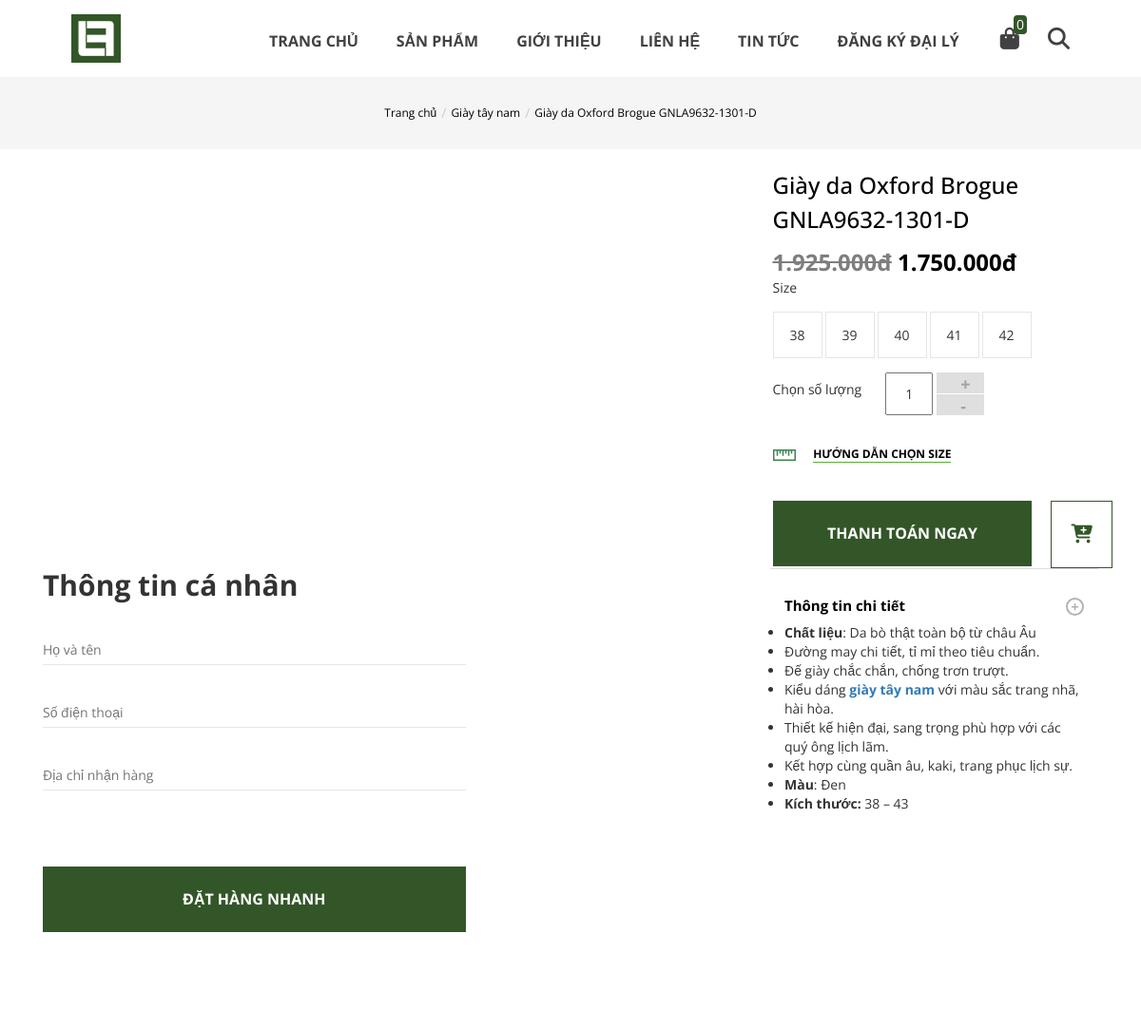
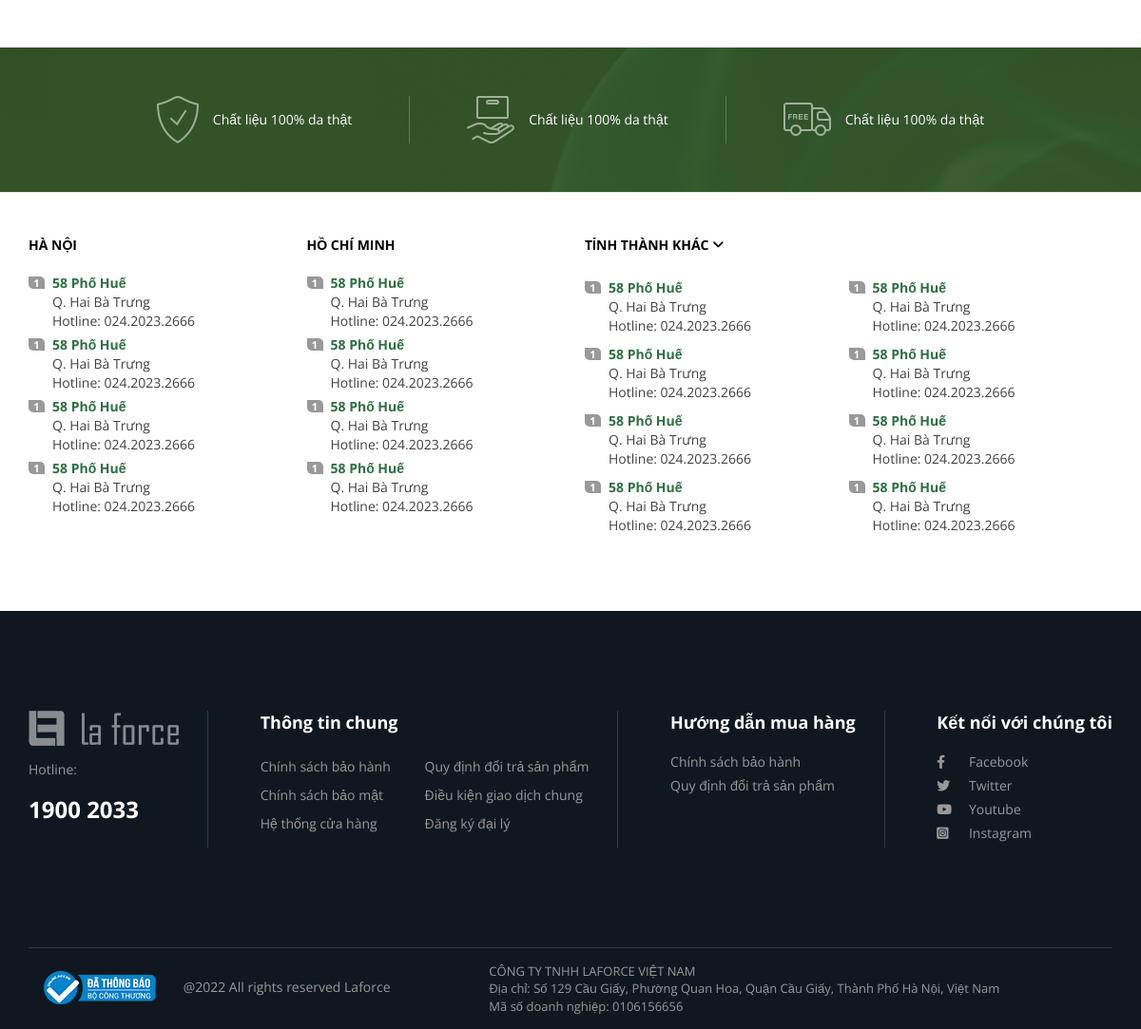
Screenshot of /index.php?page=product&method=western&id=77 with the database file from the repository (2 pictures, top to bottom).
### tables this page shows
CREATE TABLE `products` (
  `id` int(11) NOT NULL,
  `category_id` int(11) NOT NULL,
  `name` varchar(100) NOT NULL,
  `price` decimal(10,0) NOT NULL,
  `avatar` varchar(255) NOT NULL,
  `created_at` datetime NOT NULL DEFAULT current_timestamp(),
  `updated_at` datetime NOT NULL DEFAULT current_timestamp(),
  `description` text NOT NULL,
  `status` tinyint(4) NOT NULL DEFAULT 1,
  `active` tinyint(4) NOT NULL DEFAULT 1
);

CREATE TABLE `category` (
  `id` int(11) NOT NULL,
  `title` varchar(100) NOT NULL,
  `create_at` datetime NOT NULL DEFAULT current_timestamp(),
  `updated_at` datetime NOT NULL DEFAULT current_timestamp(),
  `status` tinyint(4) NOT NULL DEFAULT 1,
  `active` tinyint(4) NOT NULL DEFAULT 1
);

CREATE TABLE `sizes` (
  `id` int(11) NOT NULL,
  `size` int(11) NOT NULL
);

### Core/Controller.php (called while the page is built, shortened)
<?php
class Controller
{
    public function model($model)
    {
        return new $model;
    }
}

### configs/Connect.php (called while the page is built, shortened)
<?php
class Connect
{
    public function __construct()
    {
        try {
            $this->pdo = new PDO(self::DNS, self::USER, self::PASSWORD);
        } catch (PDOException $e) {
            echo $e->getMessage();
        }
    }
}

### Models/Product.php (called while the page is built, shortened)
<?php
include_once './configs/Connect.php';
class Product extends Connect
{
    public function showSizeById($id)
    {
        $sql = "SELECT sizes.id, sizes.size FROM store JOIN sizes ON store.size_id = sizes.id WHERE store.quantity > 0 AND store.product_id = :id GROUP BY sizes.id";
        $pre = $this->pdo->prepare($sql);
        $pre->bindParam(':id', $id);
        $pre->execute();
        return $pre->fetchAll(PDO::FETCH_ASSOC);
    }
    public function showProductById($id)
    {
        $sql = "SELECT products.id, products.name, products.avatar, products.category_id, category.title, products.description, products.price, products.active FROM products JOIN category ON products.category_id = category.id WHERE products.id = :id";
        $pre = $this->pdo->prepare($sql);
        $pre->bindParam(':id', $id);
        $pre->execute();
        return $pre->fetch(PDO::FETCH_ASSOC);
    }
    public function showImgProductById($id)
    {
        $sql = "SELECT list_image.id, list_image.path FROM list_image WHERE list_image.product_id = :id";
        $pre = $this->pdo->prepare($sql);
        $pre->bindParam(':id', $id);
        $pre->execute();
        return $pre->fetchAll(PDO::FETCH_ASSOC);
    }
}

### helper/helper.php (called while the page is built, shortened)
<?php
if (!function_exists('currency_format')) {
    function currency_format($number, $suffix = 'đ') {
        if (!empty($number)) {
            return number_format($number, 0, ',', '.') . "{$suffix}";
        }
    }
}

### Views/detail_product.php (the view, shortened to what this page needs)
<section class="mini-menu-header">
    <div class="box-mini-menu">
        <ul class="custom-nav menu-header-product-detail d-flex jtf-center alg-center">
            <li>
                <a href="index.php">Trang chủ</a>
            </li>
            <li>/</li>
            <li>
                <a href="index.php?page=product&method=western"><?=$product['title']?></a>
            </li>
            <li>/</li>
            <li>
                <a href="index.php?page=product&method=detail&id=<?=$product['id']?>"><?=$product['name']?></a>
            </li>
        </ul>
    </div>
</section>
<section class="product-detail">
    <div class="container">
        <div class="row">
            <div class="col-md-7">
                <div class="box-img-product d-flex alg-center">
                    <div class="thumbnails">
                        <div class="thumb">
                            <?php
                            foreach($listImg as $img) {
                            ?>
                                <a class="zoom" href="javascript:void(0)">
                                </a>
                            <?php
                            }
                            ?>
                        </div>
                        <div class="thumb">
                            <a class="zoom" href="javascript:void(0)">
                            </a>
                        </div>
                    </div>
                    <div class="big-slide-img">
                    </div>
                </div>
            </div>
            <div class="col-md-5">
                <div class="content-product-detail">
                    <h1 class="title-product-detail"><?=$product['name']?></h1>
                    <div class="price-product">
                        <del style="opacity: 0.5;"><?=currency_format($product['price'] * 110 / 100) ?></del>
                        <span><?= currency_format($product['price']) ?></span>
                    </div>
                        <div class="choose-size">
                            <p>Size</p>
                            <div class="box-border-choose-size d-flex mb-15 ">
                                <?php
                                foreach($sizes[$product['id']] as $size) {
                                ?>
                                <div class="border-choose-size" product-size = "<?=$size['id']?>">
                                    <span><?=$size['size']?></span>
                                </div>
                                <?php }?>
                            </div>
                        </div>
                        <div class="choose-quantity d-flex alg-center">
                            <p>Chọn số lượng</p>
                            <div class="quantity-custom d-flex">
                                <input aria-label="quantity" class="input-qty" min="1" max="10" name="quantity" type="number" value="1">
                                <div class="btn-up-down">
                                    <input class="plus is-form" type="button" value="+">
                                    <input class="minus is-form" type="button" value="-">
                                </div>
                            </div>
                        </div>
                        <div class="tutorial-choose-size mt-30">
                            <div class="btn-tutorial-choose-size">
                                <img src="./image/icon/ruler.png" alt="">
                                <span>Hướng dẫn chọn size</span>
                            </div>
                        </div>
                        <div class="btn-product-detail">
                            <a href="index.php?page=cart"  >
                                <button class="btn-submit-product-detail txt-center pay_now" value="<?=$product['id']?>">
                                    <span>Thanh toán ngay</span>
                                </button>
                            </a>
                            <button class="btn-cart-product-detail">
                                <span>
                                    <i class="fa-solid fa-cart-plus"></i>
                                </span>
                            </button>
                        </div>
                </div>
            </div>
        </div>
    </div>
</section>
<section class="detail-info">
    <div class="container">
        <div class="col-md-7">
            <div class="form-info-custom">
                <div class="title-info-custom">
                    <span>Thông tin cá nhân</span>
                </div>
                <form action="index.php?page=cart&method=quick-order" method="POST">
                    <div class="input-info-custom">
                        <input type="text" name="name" id="name" placeholder="Họ và tên" required>
                    </div>
                    <div class="input-info-custom">
                        <input type="tel" name="phone" id="phone" placeholder="Số điện thoại" required>
                    </div>
                    <div class="input-info-custom">
                        <input type="text" name="address" id="address" placeholder="Địa chỉ nhận hàng" required>
                    </div>
                    <div class="input-info-custom">
                        <button type="submit" class="btn-submit-product-detail quick-order" name="quick-order">
                            <span>Đặt hàng nhanh</span>
                        </button>
                    </div>
                </form>
            </div>
        </div>
        <div class="col-md-5">
            <div class="info-detail-product">
                <div class="panel-group" id="accordion" role="tablist" aria-multiselectable="true">
                    <div class="panel panel-default border-product-detail">
                        <div class="panel-heading" role="tab" id="headingOne">
                            <h4 class="panel-title">
                                <a role="button" data-toggle="collapse" data-parent="#accordion" href="#collapseOne" aria-expanded="true" aria-controls="collapseOne">
                                    Thông tin chi tiết
                                    <span>+</span>
                                </a>
                            </h4>
                        </div>
                        <div id="collapseOne" class="panel-collapse collapse in" role="tabpanel" aria-labelledby="headingOne">
                            <div class="panel-body">
                                <?=$product['description']?>
                            </div>
                        </div>
                    </div>
                </div>
            </div>
        </div>
    </div>
</section>

### css/style.css (style rules this page uses)
* { padding: 0; margin: 0; box-sizing: border-box; font-family: 'Open Sans', sans-serif; }
:root { --color-primary : #335628; }
.d-flex { display: flex; }
.alg-center { align-items: center; }
.jtf-center { justify-content: center; }
.txt-center { text-align: center; }
.custom-nav { padding: 0; margin: 0; list-style: none; }
.mb-15 { margin-bottom: 15px; }
.mt-30 { margin-top: 30px; }
.mini-menu-header { margin-top: 81px; clear: both; background: whitesmoke; min-height: 75px; }
.menu-header-product-detail { padding: 20px 15px; gap: 5px; }
.menu-header-product-detail li { color: #ccc; }
.menu-header-product-detail li a { color: #000; font-size: 12px; line-height: 36px; text-decoration: none; }

### css/main.css (style rules this page uses)
.thumbnails { max-width: 108px; padding-top: 0; width: 20%; display: flex; display: inline-block; vertical-align: middle; padding-right: 2%; }
.thumbnails .thumb a { margin: 15px 0; display: table; width: 100%; }
.big-slide-img { max-width: 542px; width: 80%; margin-left: 10px; text-align: right; display: inline-block; vertical-align: middle; }
.content-product-detail, .info-detail-product { margin-left: 100px; }
.title-product-detail { font-weight: 500; font-size: 24px; line-height: 36px; color: #000; }
.price-product { font-size: 24px; font-weight: bold; color: #000; }
.border-choose-size { padding: 10px 17px; border: 1px solid #e6e6e6; margin: 5px 3px 0px 0px; cursor: pointer; position: relative; list-style: none; }
.border-choose-size span { width: 35px; height: 35px; line-height: 27px; text-align: center; }
.quantity-custom { margin-left: 25px; }
.quantity-custom > input { padding: 10px; max-width: 50px; margin-right: 4px; text-align: center; outline: none; }
.btn-up-down { display: flex; flex-direction: column; justify-content: space-between; gap: 1px; }
.btn-up-down input { width: 20px; height: 22px; padding: 0px 25px; background-color: #dfdfdf; color: #a2a2a2; font-size: 18px; font-weight: bold; display: flex; justify-content: center; align-items: center; border: none; }
.tutorial-choose-size span { margin-left: 15px; font-size: 12px; text-transform: uppercase; font-weight: 700; border-bottom: 1px solid #56ad39; color: #000; cursor: pointer; }
.btn-product-detail { display: flex; gap: 20px; }
.btn-product-detail a { width: 100%; }
.btn-submit-product-detail { margin-top: 40px; padding: 23px; width: 100%; border: none; background-color: var(--color-primary); color: #fff; text-transform: uppercase; font-size: 16px; font-weight: bold; }
.btn-cart-product-detail { margin-top: 40px; padding: 20px; width: 20%; border: 1px solid var(--color-primary); background-color: #fff; color: var(--color-primary); font-size: 20px; }
.form-info-custom { width: 70%; }
.title-info-custom { font-size: 30px; line-height: 36px; font-weight: 700; color: #333; }
.input-info-custom { margin: 40px 0px; }
.input-info-custom input { border: none; outline: none; color: #757575; padding-bottom: 5px; border-bottom: 1px solid #e6e6e6; width: 100%; }
.border-product-detail { border: none; box-shadow: unset; }
.border-product-detail .panel-heading { padding-top: 30px; background-color: unset; border-top: 1px solid #ddd; border-radius: unset; }
.border-product-detail .panel-body { border-top: unset !important; padding-top: 0%; }
.panel-title a { font-size: 15px; color: #000; font-weight: bold; text-decoration: none; }
.panel-title a span { float: right; width: 19px; height: 19px; border: 2px solid; display: flex; justify-content: center; align-items: center; border-radius: 50%; color: #b3b3b3; }

### rows the page displays
products: category.title "Giày tây nam", name "Giày da Oxford Brogue GNLA9632-1301-D", currency_format($product['price']*110/100) "1.925.000đ", price "1.750.000đ", description "Chất liệu : Da bò thật toàn bộ từ châu Âu Đường may chi tiết, tỉ mỉ theo tiêu chuẩn. Đế giày chắc chắn, chống trơn trượt. Kiểu dáng giày tây nam với màu sắc trang nhã, hài hòa. Thiết kế hiện đại, sang trọng phù hợp với các quý ông lịch lãm. Kết hợp cùng quần âu, kaki, trang phục lịch sự. Màu : Đen Kích thước: 38 – 43"
sizes: size "38"
sizes: size "39"
sizes: size "40"
sizes: size "41"
sizes: size "42"

### other values shown
$qty "0"
